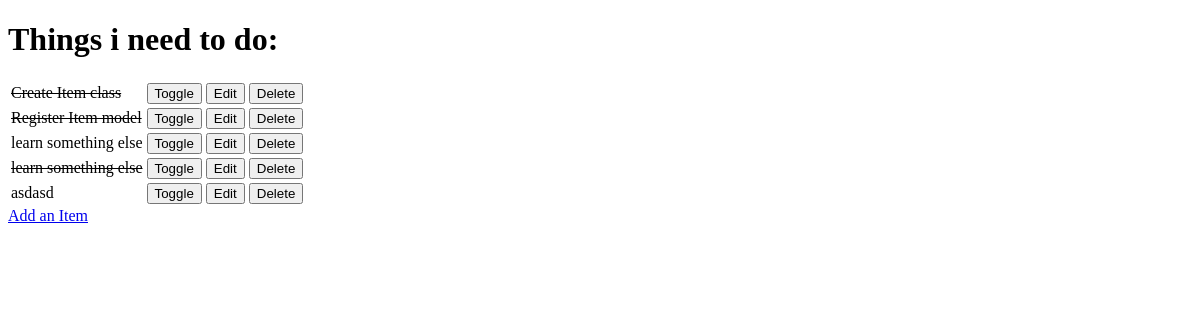
/, run on an earlier commit of the app's database.
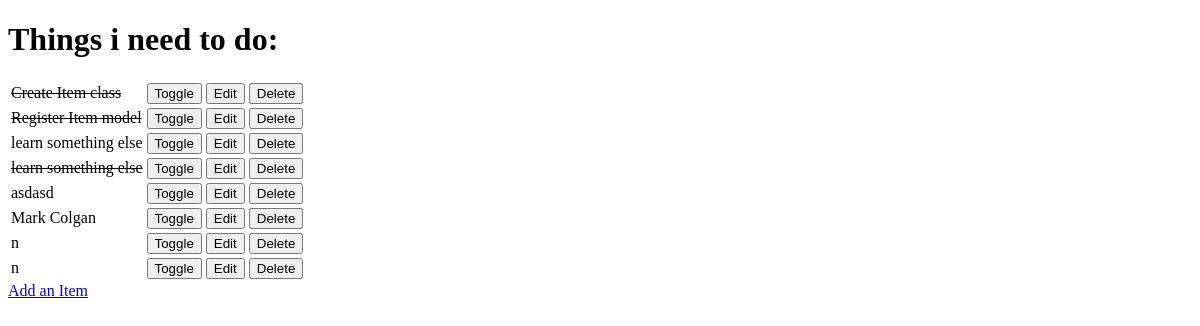
And on a later commit of the database.
### todo/models.py (models this page shows, shortened)
class Item(models.Model):
    name = models.CharField(max_length=50, null=False, blank=False)
    done = models.BooleanField(null=False, blank=False, default=False)

### todo/views.py (the view)
# urls.py: path("", views.get_todo_list, name="get_todo_list"),
def get_todo_list(request):
    items = Item.objects.all()  # called a queryset
    context = {
        "items": items
    }
    return render(request, "todo/todo_list.html", context)

### todo/templates/todo/todo_list.html (shortened to what this page needs)
<!DOCTYPE html>
<html lang="en">
<head>
</head>
<body>
    <h1>Things i need to do:</h1>
    <table>
        {% for item in items %}
            <tr>
                {% if item.done %}
                    <td><strike>{{ item.name }}</strike></td>
                {% else %}
                    <td>{{ item.name }}</td>
                {% endif %}
                <td>
                    <a href="/toggle/{{ item.id }}">
                        <button>Toggle</button>
                    </a>
                </td>
                <td>
                    <a href="/edit/{{ item.id }}">
                        <button>Edit</button>
                    </a>
                </td>
                <td>
                    <a href="/delete/{{ item.id }}">
                        <button>Delete</button>
                    </a>
                </td>
            </tr>
        {% empty %}
            <tr><td>You have nothing to do!</td></tr>
        {% endfor %}
    </table>
    <a href="/add/">Add an Item</a>
</body>
</html>

What changed in the data, as far as the page shows it:
added Item: name "Mark Colgan"
added Item: name "n"
added Item: name "n"
